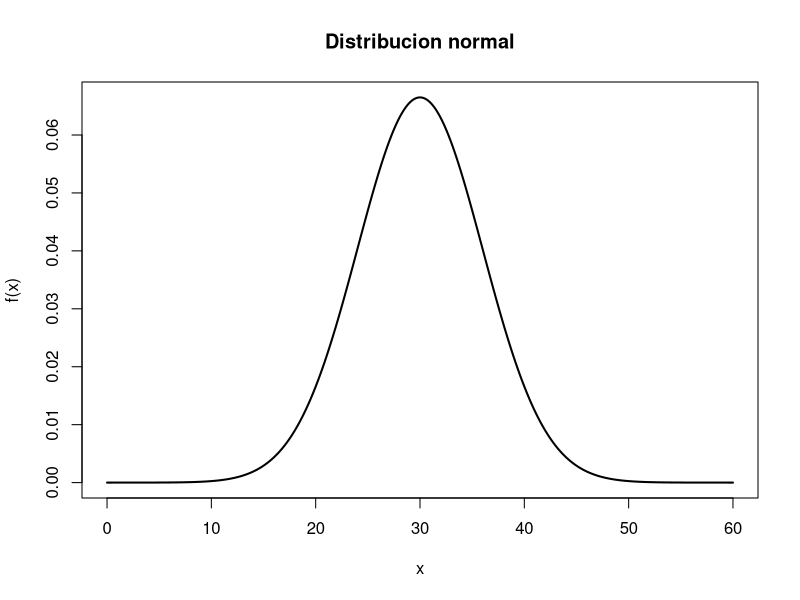

R code for this plot:
# Dada una variable aleatoria normal X, con media mu=30 y desviación estándar sigma = 6, obtenga:

mu = 30
sigma = 6

# Grafico a modo de guia
x = seq(0, 60, 0.001)
y = dnorm(x, mu, sigma)
plot(x, y, type='s', lty=1, lwd=2, main='Distribucion normal', ylab='f(x)', xlab='x')

# a) el área bajo la curva a la derecha de x=17;
pa = 1 - pnorm(17, mu, sigma)
print(paste('P( X > 17 ) = ', pa))


# b) P(X<22);
pb = pnorm(22, mu, sigma)
print(paste('P( X > 22 ) = ', pb))

# c) el cuantil que tiene el 80% del área bajo la curva a su izquierda;
qc = qnorm(0.8, mu, sigma)
print(paste('P( X < q ) = 0.8 => q = ', qc))


# d) P(24<X<36);
pd = pnorm(36, mu, sigma) - pnorm(24, mu, sigma)
print(paste('P( 24 < X < 36 ) = ', pd))


# e) el valor del cuantil k, tal que P(X<k)=0,2236;
qe = qnorm(0.2236, mu, sigma)
print(paste('P( X < q ) = 0.2236 => q = ', qe))


# f) el valor del cuantil k, tal que P(X>k)=0,1814.
qf = qnorm(1 - 0.1814, mu, sigma)
print(paste('P( X > q ) = 0.1814 => q = ', qf))
